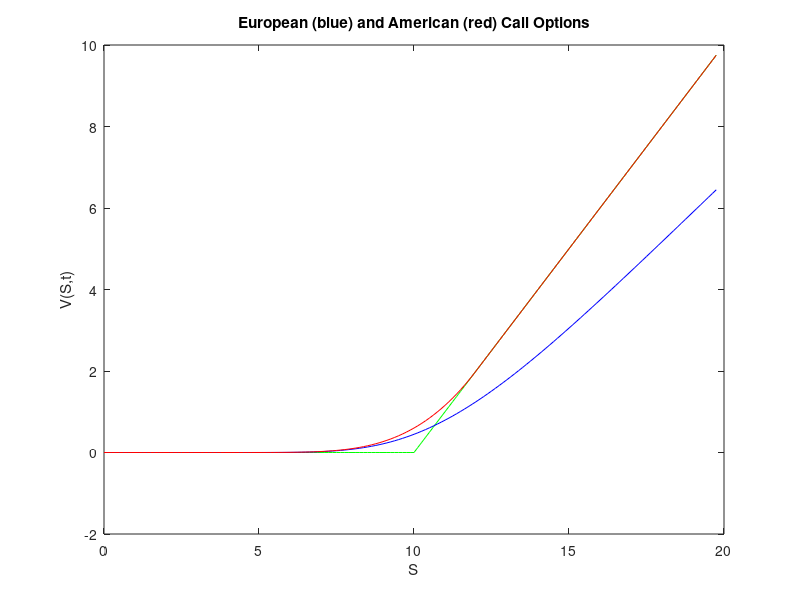

This figure's MATLAB source:
% Compares European and American Call options by using an explicit method

% Parameters of the problem:

%%%%%%%%%%%%%%%%%%%%%%%%%%%%%%%%%%%%%%%%%%%%%%%%%%%%
r=0.2;				% Interest rate
sigma=0.25;			% Volatility of the underlying
d=0.3;				% Continuous dividend yield
M=1600;				% Number of time points
N=160;				% Number of share price points
Smax=20;				% Maximum share price considered
Smin=0;				% Minimum share price considered
T=1.;					% Maturation (expiry)of contract
E=10;					% Exercise price of the underlying
%%%%%%%%%%%%%%%%%%%%%%%%%%%%%%%%%%%%%%%%%%%%%%%%%%%%

dt=(T/M);			% Time step
ds=(Smax-Smin)/N;	% Price step
 
% Initializing the matrix of the option values: v is the European and vam is the American option
v(1:N,1:M) = 0.0;
vam(1:N,1:M) = 0.0;

% Initial conditions prescribed by the Call payoff at expiry: V(S,T)=max(E-S,0)
v(1:N,1)=max((Smin+(0:N-1)*ds-E),zeros(size(1:N)))';
vam(1:N,1)=max((Smin+(0:N-1)*ds-E),zeros(size(1:N)))';

% Boundary conditions prescribed by Call Options with dividends:
			% V(0,t)=0
v(1,2:M)=zeros(M-1,1)';		
vam(1,2:M)=zeros(M-1,1)';
    		% V(S,t)=Se^(-d*(T-t))-Ee^(-r(T-t)) as S -> infininty.
v(N,2:M)=((N-1)*ds+Smin)*exp(-d*(1:M-1)*dt)-E*exp(-r*(1:M-1)*dt);
vam(N,2:M)=((N-1)*ds+Smin)*exp(-d*(1:M-1)*dt)-E*exp(-r*(1:M-1)*dt);

% Determining the matrix coeficients of the explicit algorithm
aa=0.5*dt*(sigma*sigma*(1:N-2).*(1:N-2)-(r-d)*(1:N-2))';	 
bb=1-dt*(sigma*sigma*(1:N-2).*(1:N-2)+r)';
cc=0.5*dt*(sigma*sigma*(1:N-2).*(1:N-2)+(r-d)*(1:N-2))';

% Implementing the explicit algorithm
for i=2:M,
   v(2:N-1,i)=bb.*v(2:N-1,i-1)+cc.*v(3:N,i-1)+aa.*v(1:N-2,i-1);
   % Checks if early exercise is better for the American Option
   vam(2:N-1,i)=max(bb.*vam(2:N-1,i-1)+cc.*vam(3:N,i-1)+aa.*vam(1:N-2,i-1),vam(2:N-1,1));
end

% Reversal of the time components in the matrix as the solution of the Black-Scholes
% equation was performed backwards
v=fliplr(v);	
vam=fliplr(vam);

% Compares the value today of the European (blue) and American (red) Calls, V(S,t), as a function of S.
% The green curve represents the payoff at expiry.
plot(Smin+ds*(0:(N-2)),v(1:(N-1),M)','g-',Smin+ds*(0:(N-2)),v(1:(N-1),1)','b-',Smin+ds*(0:(N-2)),vam(1:(N-1),1)','r-');
xlabel('S');
ylabel('V(S,t)');
title('European (blue) and American (red) Call Options');










